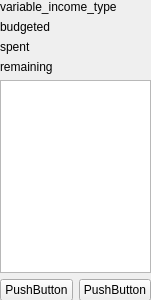
<?xml version="1.0" encoding="UTF-8"?>
<ui version="4.0">
 <class>Form</class>
 <widget class="QWidget" name="Form">
  <property name="geometry">
   <rect>
    <x>0</x>
    <y>0</y>
    <width>151</width>
    <height>300</height>
   </rect>
  </property>
  <property name="windowTitle">
   <string>Form</string>
  </property>
  <widget class="QWidget" name="verticalLayoutWidget">
   <property name="geometry">
    <rect>
     <x>0</x>
     <y>0</y>
     <width>151</width>
     <height>301</height>
    </rect>
   </property>
   <layout class="QVBoxLayout" name="verticalLayout">
    <item>
     <widget class="QLabel" name="label">
      <property name="text">
       <string>variable_income_type</string>
      </property>
     </widget>
    </item>
    <item>
     <widget class="QLabel" name="label_2">
      <property name="text">
       <string>budgeted</string>
      </property>
     </widget>
    </item>
    <item>
     <widget class="QLabel" name="label_3">
      <property name="text">
       <string>spent</string>
      </property>
     </widget>
    </item>
    <item>
     <widget class="QLabel" name="label_4">
      <property name="text">
       <string>remaining</string>
      </property>
     </widget>
    </item>
    <item>
     <widget class="QListWidget" name="listWidget"/>
    </item>
    <item>
     <layout class="QHBoxLayout" name="horizontalLayout">
      <item>
       <widget class="QPushButton" name="pushButton_2">
        <property name="text">
         <string>PushButton</string>
        </property>
       </widget>
      </item>
      <item>
       <widget class="QPushButton" name="pushButton">
        <property name="text">
         <string>PushButton</string>
        </property>
       </widget>
      </item>
     </layout>
    </item>
   </layout>
  </widget>
 </widget>
 <resources/>
 <connections/>
</ui>
